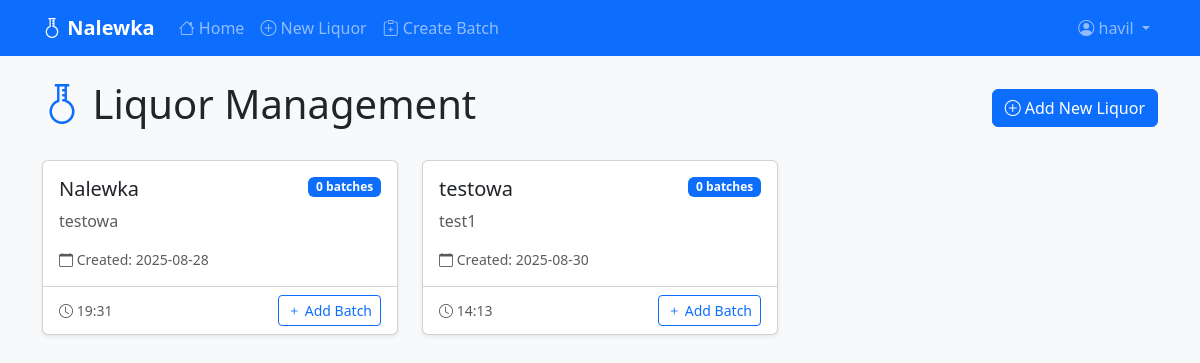
The page /index (signed in) on the database as committed earlier.
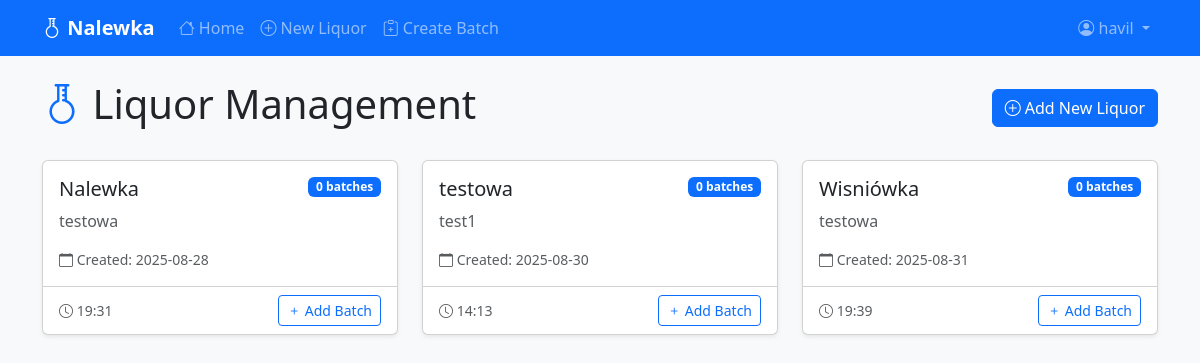
The same page on the database as committed later.
### app/models.py (models this page shows, shortened)
class User(UserMixin, db.Model):
    id: so.Mapped[int] = so.mapped_column(primary_key=True)
    username: so.Mapped[str] = so.mapped_column(sa.String(64), index=True, unique=True)
    email: so.Mapped[str] = so.mapped_column(sa.String(120), index=True, unique=True)
    password_hash: so.Mapped[Optional[str]] = so.mapped_column(sa.String(256))
    created_at: so.Mapped[datetime] = so.mapped_column(
        index=True, default=lambda: datetime.now(timezone.utc)
    )
    liquors: so.Mapped[list["Liquor"]] = so.relationship(back_populates="user")

class Liquor(db.Model):
    id: so.Mapped[int] = so.mapped_column(primary_key=True)
    name: so.Mapped[str] = so.mapped_column(sa.String(128), index=True)
    created: so.Mapped[datetime] = so.mapped_column(
        index=True, default=lambda: datetime.now(timezone.utc)
    )
    description: so.Mapped[Optional[str]] = so.mapped_column(sa.Text())
    user_id: so.Mapped[int] = so.mapped_column(sa.ForeignKey(User.id), index=True)
    user: so.Mapped[User] = so.relationship(back_populates="liquors")
    batches: so.Mapped[list["Batch"]] = so.relationship(
        back_populates="liquor", cascade="all, delete-orphan"
    )

### app/routes.py (the view)
@main_bp.route("/")
@main_bp.route("/index")
def index():
    liquors = []
    if current_user.is_authenticated:
        try:
            liquors = liquor_repository.get_all_for_user(current_user.id)
        except Exception as e:
            flash(f"Error loading liquors: {str(e)}", "error")
    return render_template("index.html", liquors=liquors)

### app/__init__.py (called while the page is built)
def create_app():
    app = Flask(__name__)
    for key, value in settings.model_dump().items():
        app.config[key] = value
    app.config["GIT_COMMIT_HASH"] = get_git_commit_hash()
    if app.config["GIT_COMMIT_HASH"] is None:
        app.config["GIT_COMMIT_HASH"] = "unknown"
    db.init_app(app)
    migrate.init_app(app, db)
    login.init_app(app)
    from app.routes import main_bp
    app.register_blueprint(main_bp)
    @app.errorhandler(404)
    def not_found_error(error):
        return render_template("404.html"), 404
    @app.errorhandler(500)
    def internal_error(error):
        db.session.rollback()
        return render_template("500.html"), 500
    @app.context_processor
    def inject_git_hash():
        return dict(git_commit_hash=app.config["GIT_COMMIT_HASH"])
    return app

### app/models.py (called while the page is built)
@login.user_loader
def load_user(id):
    return db.session.get(User, int(id))

### app/repositories.py (called while the page is built)
    def get_all_for_user(self, user_id):
        return db.session.scalars(
            db.select(Liquor).where(Liquor.user_id == user_id)
        ).all()

### app/templates/index.html (shortened to what this page needs)
{% extends "base.html" %}
{% block content %}
<div class="row">
    <div class="col-12">
        <div class="d-flex justify-content-between align-items-center mb-4">
            <h1><i class="bi bi-flask-florence text-primary"></i> Liquor Management</h1>
            {% if current_user.is_authenticated %}
                <a href="{{ url_for('main.create_liquor') }}" class="btn btn-primary">
                    <i class="bi bi-plus-circle"></i> Add New Liquor
                </a>
            {% endif %}
        </div>
    </div>
</div>
{% if current_user.is_authenticated %}
    {% if liquors %}
        <div class="row">
            {% for liquor in liquors %}
                <div class="col-md-6 col-lg-4 mb-4">
                    <div class="card liquor-card clickable h-100 shadow-sm"
                         onclick="window.location.href='{{ url_for('main.liquor_batches', liquor_id=liquor.id) }}';">
                        <div class="card-body">
                            <div class="d-flex justify-content-between align-items-start mb-2">
                                <h5 class="card-title mb-0">{{ liquor.name }}</h5>
                                <span class="badge bg-primary">{{ liquor.batches|length }} batches</span>
                            </div>
                            <p class="card-text text-muted">
                                {{ liquor.description or 'No description available' }}
                            </p>
                            <div class="small text-muted">
                                <i class="bi bi-calendar"></i> Created: {{ liquor.created.strftime('%Y-%m-%d') }}
                            </div>
                        </div>
                        <div class="card-footer bg-transparent">
                            <div class="d-flex justify-content-between align-items-center">
                                <small class="text-muted">
                                    <i class="bi bi-clock"></i> {{ liquor.created.strftime('%H:%M') }}
                                </small>
                                <a href="{{ url_for('main.batch_formula') }}?liquor={{ liquor.id }}"
                                   class="btn btn-sm btn-outline-primary"
                                   onclick="event.stopPropagation();">
                                    <i class="bi bi-plus"></i> Add Batch
                                </a>
                            </div>
                        </div>
                    </div>
                </div>
            {% endfor %}
        </div>
    {% endif %}
{% endif %}
{% endblock %}

### app/templates/base.html (shortened to what this page needs)
<!DOCTYPE html>
<html lang="en">
<head>
    <link href="https://cdn.jsdelivr.net/npm/bootstrap@5.3.0/dist/css/bootstrap.min.css" rel="stylesheet">
    <link rel="stylesheet" href="https://cdn.jsdelivr.net/npm/bootstrap-icons@1.13.1/font/bootstrap-icons.min.css">
</head>
<body>
    <nav class="navbar navbar-expand-lg navbar-dark bg-primary">
        <div class="container">
            <a class="navbar-brand" href="{{ url_for('main.index') }}">
              <i class="bi bi-flask-florence"></i> Nalewka
            </a>
            <div class="collapse navbar-collapse" id="navbarNav">
                <ul class="navbar-nav me-auto">
                    <li class="nav-item">
                        <a class="nav-link" href="{{ url_for('main.index') }}">
                            <i class="bi bi-house"></i> Home
                        </a>
                    </li>
                    {% if current_user.is_authenticated %}
                        <li class="nav-item">
                            <a class="nav-link" href="{{ url_for('main.create_liquor') }}">
                                <i class="bi bi-plus-circle"></i> New Liquor
                            </a>
                        </li>
                        <li class="nav-item">
                            <a class="nav-link" href="{{ url_for('main.batch_formula') }}">
                                <i class="bi bi-clipboard-plus"></i> Create Batch
                            </a>
                        </li>
                    {% endif %}
                </ul>
                <ul class="navbar-nav">
                    {% if current_user.is_authenticated %}
                        <li class="nav-item dropdown">
                            <a class="nav-link dropdown-toggle" href="#" role="button" data-bs-toggle="dropdown">
                                <i class="bi bi-person-circle"></i> {{ current_user.username }}
                            </a>
                        </li>
                    {% endif %}
                </ul>
            </div>
        </div>
    </nav>
    <main class="container mt-4">
        {% block content %}{% endblock %}
    </main>
</body>
</html>

### app/templates/base.html (style rules this page uses)
body { background-color: #f8f9fa; }
.navbar-brand { font-weight: bold; }
.liquor-card { transition: transform 0.2s, box-shadow 0.2s; }
.liquor-card.clickable { cursor: pointer; }

Rows that differ between the two databases and show on the page:
added Liquor: name "Wisniówka", batches|length "0", description "testowa", created "2025-08-31", created "19:39"
